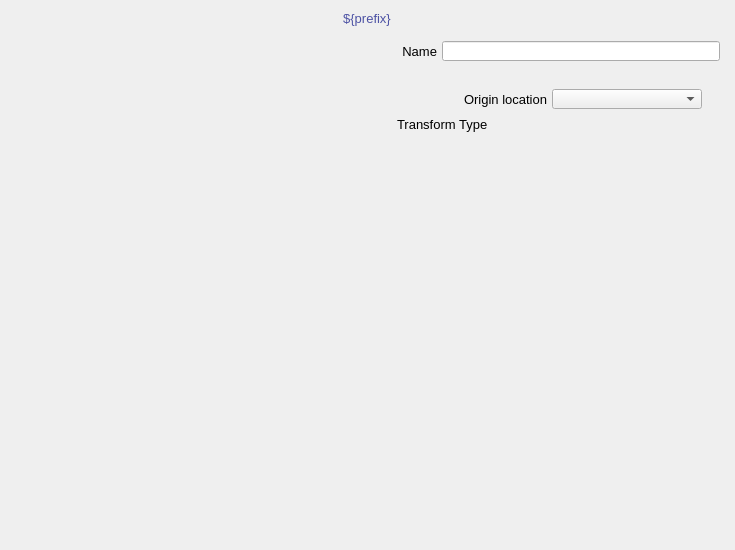
<?xml version="1.0" ?>
<ui version="4.0">
  <class>Dialog</class>
  <widget class="QWidget" name="screen">
    <property name="geometry">
      <rect>
        <x>218</x>
        <y>105</y>
        <width>735</width>
        <height>550</height>
      </rect>
    </property>
    <property name="styleSheet">
      <string notr="true">QWidget#screen {
  color: rgb(0, 0, 0);
  background-color: rgb(187, 187, 187);
  }</string>
    </property>
    <property name="windowTitle">
      <string>NDTransform</string>
    </property>
    <widget class="PyDMDrawingRectangle" name="rectangle">
      <property name="geometry">
        <rect>
          <x>12</x>
          <y>5</y>
          <width>710</width>
          <height>25</height>
        </rect>
      </property>
      <property name="brush" stdset="0">
        <brush brushstyle="SolidPattern">
          <color alpha="255">
            <red>218</red>
            <green>218</green>
            <blue>218</blue>
          </color>
        </brush>
      </property>
      <property name="penStyle" stdset="0">
        <enum>Qt::SolidLine</enum>
      </property>
      <property name="penColor" stdset="0">
        <color>
          <red>218</red>
          <green>218</green>
          <blue>218</blue>
        </color>
      </property>
      <property name="penWidth" stdset="0">
        <double>0</double>
      </property>
      <property name="penCapStyle" stdset="0">
        <enum>Qt::FlatCap</enum>
      </property>
      <property name="toolTip">
        <string>rectangle</string>
      </property>
    </widget>
    <widget class="QLabel" name="text">
      <property name="geometry">
        <rect>
          <x>17</x>
          <y>6</y>
          <width>700</width>
          <height>25</height>
        </rect>
      </property>
      <property name="text">
        <string>${prefix}</string>
      </property>
      <property name="font" stdset="0">
        <font>
          <pointsize>10</pointsize>
        </font>
      </property>
      <property name="brush" stdset="0">
        <brush brushstyle="SolidPattern">
          <color alpha="255">
            <red>77</red>
            <green>82</green>
            <blue>164</blue>
          </color>
        </brush>
      </property>
      <property name="toolTip">
        <string>text</string>
      </property>
      <property name="alignment">
        <set>Qt::AlignCenter</set>
      </property>
      <property name="styleSheet">
        <string notr="true">QLabel#text {
  color: rgb(77, 82, 164);
  }</string>
      </property>
    </widget>
    <widget class="PyDMDrawingRectangle" name="rectangle_1">
      <property name="geometry">
        <rect>
          <x>390</x>
          <y>35</y>
          <width>340</width>
          <height>205</height>
        </rect>
      </property>
      <property name="brush" stdset="0">
        <brush brushstyle="NoBrush">
          <color alpha="255">
            <red>45</red>
            <green>45</green>
            <blue>45</blue>
          </color>
        </brush>
      </property>
      <property name="penStyle" stdset="0">
        <enum>Qt::SolidLine</enum>
      </property>
      <property name="penColor" stdset="0">
        <color>
          <red>45</red>
          <green>45</green>
          <blue>45</blue>
        </color>
      </property>
      <property name="penWidth" stdset="0">
        <double>1</double>
      </property>
      <property name="penCapStyle" stdset="0">
        <enum>Qt::FlatCap</enum>
      </property>
      <property name="toolTip">
        <string>rectangle_1</string>
      </property>
    </widget>
    <widget class="PyDMFrame" name="composite">
      <property name="geometry">
        <rect>
          <x>397</x>
          <y>114</y>
          <width>325</width>
          <height>122</height>
        </rect>
      </property>
      <widget class="QLabel" name="text_1">
        <property name="geometry">
          <rect>
            <x>0</x>
            <y>0</y>
            <width>140</width>
            <height>20</height>
          </rect>
        </property>
        <property name="text">
          <string>Transform Type</string>
        </property>
        <property name="font" stdset="0">
          <font>
            <pointsize>10</pointsize>
          </font>
        </property>
        <property name="brush" stdset="0">
          <brush brushstyle="SolidPattern">
            <color alpha="255">
              <red>0</red>
              <green>0</green>
              <blue>0</blue>
            </color>
          </brush>
        </property>
        <property name="toolTip">
          <string>text_1</string>
        </property>
        <property name="alignment">
          <set>Qt::AlignLeading|Qt::AlignLeft|Qt::AlignVCenter</set>
        </property>
        <property name="styleSheet">
          <string notr="true">QLabel#text_1 {
  color: rgb(0, 0, 0);
  }</string>
        </property>
      </widget>
      <widget class="PyDMFrame" name="composite_1">
        <property name="geometry">
          <rect>
            <x>120</x>
            <y>28</y>
            <width>65</width>
            <height>93</height>
          </rect>
        </property>
        <widget class="PyDMLabel" name="text_update">
          <property name="geometry">
            <rect>
              <x>397</x>
              <y>114</y>
              <width>65</width>
              <height>18</height>
            </rect>
          </property>
          <property name="toolTip">
            <string>PV: ${prefix}T1MaxSize0</string>
          </property>
          <property name="channel" stdset="0">
            <string>ca://${prefix}T1MaxSize0</string>
          </property>
          <property name="font" stdset="0">
            <font>
              <pointsize>10</pointsize>
            </font>
          </property>
          <property name="alignment">
            <set>Qt::AlignCenter</set>
          </property>
          <property name="textInteractionFlags">
            <set>Qt::TextSelectableByKeyboard|Qt::TextSelectableByMouse</set>
          </property>
          <property name="styleSheet">
            <string notr="true">PyDMLabel#text_update {
  color: rgb(10, 0, 184);
  background-color: rgb(187, 187, 187);
  }</string>
          </property>
        </widget>
        <widget class="PyDMLabel" name="text_update_1">
          <property name="geometry">
            <rect>
              <x>397</x>
              <y>139</y>
              <width>65</width>
              <height>18</height>
            </rect>
          </property>
          <property name="toolTip">
            <string>PV: ${prefix}T2MaxSize0</string>
          </property>
          <property name="channel" stdset="0">
            <string>ca://${prefix}T2MaxSize0</string>
          </property>
          <property name="font" stdset="0">
            <font>
              <pointsize>10</pointsize>
            </font>
          </property>
          <property name="alignment">
            <set>Qt::AlignCenter</set>
          </property>
          <property name="textInteractionFlags">
            <set>Qt::TextSelectableByKeyboard|Qt::TextSelectableByMouse</set>
          </property>
          <property name="styleSheet">
            <string notr="true">PyDMLabel#text_update_1 {
  color: rgb(10, 0, 184);
  background-color: rgb(187, 187, 187);
  }</string>
          </property>
        </widget>
        <widget class="PyDMLabel" name="text_update_2">
          <property name="geometry">
            <rect>
              <x>397</x>
              <y>164</y>
              <width>65</width>
              <height>18</height>
            </rect>
          </property>
          <property name="toolTip">
            <string>PV: ${prefix}T3MaxSize0</string>
          </property>
          <property name="channel" stdset="0">
            <string>ca://${prefix}T3MaxSize0</string>
          </property>
          <property name="font" stdset="0">
            <font>
              <pointsize>10</pointsize>
            </font>
          </property>
          <property name="alignment">
            <set>Qt::AlignCenter</set>
          </property>
          <property name="textInteractionFlags">
            <set>Qt::TextSelectableByKeyboard|Qt::TextSelectableByMouse</set>
          </property>
          <property name="styleSheet">
            <string notr="true">PyDMLabel#text_update_2 {
  color: rgb(10, 0, 184);
  background-color: rgb(187, 187, 187);
  }</string>
          </property>
        </widget>
        <widget class="PyDMLabel" name="text_update_3">
          <property name="geometry">
            <rect>
              <x>397</x>
              <y>189</y>
              <width>65</width>
              <height>18</height>
            </rect>
          </property>
          <property name="toolTip">
            <string>PV: ${prefix}T4MaxSize0</string>
          </property>
          <property name="channel" stdset="0">
            <string>ca://${prefix}T4MaxSize0</string>
          </property>
          <property name="font" stdset="0">
            <font>
              <pointsize>10</pointsize>
            </font>
          </property>
          <property name="alignment">
            <set>Qt::AlignCenter</set>
          </property>
          <property name="textInteractionFlags">
            <set>Qt::TextSelectableByKeyboard|Qt::TextSelectableByMouse</set>
          </property>
          <property name="styleSheet">
            <string notr="true">PyDMLabel#text_update_3 {
  color: rgb(10, 0, 184);
  background-color: rgb(187, 187, 187);
  }</string>
          </property>
        </widget>
      </widget>
      <widget class="PyDMFrame" name="composite_2">
        <property name="geometry">
          <rect>
            <x>190</x>
            <y>28</y>
            <width>65</width>
            <height>93</height>
          </rect>
        </property>
        <widget class="PyDMLabel" name="text_update_4">
          <property name="geometry">
            <rect>
              <x>397</x>
              <y>114</y>
              <width>65</width>
              <height>18</height>
            </rect>
          </property>
          <property name="toolTip">
            <string>PV: ${prefix}T1MaxSize1</string>
          </property>
          <property name="channel" stdset="0">
            <string>ca://${prefix}T1MaxSize1</string>
          </property>
          <property name="font" stdset="0">
            <font>
              <pointsize>10</pointsize>
            </font>
          </property>
          <property name="alignment">
            <set>Qt::AlignCenter</set>
          </property>
          <property name="textInteractionFlags">
            <set>Qt::TextSelectableByKeyboard|Qt::TextSelectableByMouse</set>
          </property>
          <property name="styleSheet">
            <string notr="true">PyDMLabel#text_update_4 {
  color: rgb(10, 0, 184);
  background-color: rgb(187, 187, 187);
  }</string>
          </property>
        </widget>
        <widget class="PyDMLabel" name="text_update_5">
          <property name="geometry">
            <rect>
              <x>397</x>
              <y>139</y>
              <width>65</width>
              <height>18</height>
            </rect>
          </property>
          <property name="toolTip">
            <string>PV: ${prefix}T2MaxSize1</string>
          </property>
          <property name="channel" stdset="0">
            <string>ca://${prefix}T2MaxSize1</string>
          </property>
          <property name="font" stdset="0">
            <font>
              <pointsize>10</pointsize>
            </font>
          </property>
          <property name="alignment">
            <set>Qt::AlignCenter</set>
          </property>
          <property name="textInteractionFlags">
            <set>Qt::TextSelectableByKeyboard|Qt::TextSelectableByMouse</set>
          </property>
          <property name="styleSheet">
            <string notr="true">PyDMLabel#text_update_5 {
  color: rgb(10, 0, 184);
  background-color: rgb(187, 187, 187);
  }</string>
          </property>
        </widget>
        <widget class="PyDMLabel" name="text_update_6">
          <property name="geometry">
            <rect>
              <x>397</x>
              <y>164</y>
              <width>65</width>
              <height>18</height>
            </rect>
          </property>
          <property name="toolTip">
            <string>PV: ${prefix}T3MaxSize1</string>
          </property>
          <property name="channel" stdset="0">
            <string>ca://${prefix}T3MaxSize1</string>
          </property>
          <property name="font" stdset="0">
            <font>
              <pointsize>10</pointsize>
            </font>
          </property>
          <property name="alignment">
            <set>Qt::AlignCenter</set>
          </property>
          <property name="textInteractionFlags">
            <set>Qt::TextSelectableByKeyboard|Qt::TextSelectableByMouse</set>
          </property>
          <property name="styleSheet">
            <string notr="true">PyDMLabel#text_update_6 {
  color: rgb(10, 0, 184);
  background-color: rgb(187, 187, 187);
  }</string>
          </property>
        </widget>
        <widget class="PyDMLabel" name="text_update_7">
          <property name="geometry">
            <rect>
              <x>397</x>
              <y>189</y>
              <width>65</width>
              <height>18</height>
            </rect>
          </property>
          <property name="toolTip">
            <string>PV: ${prefix}T4MaxSize1</string>
          </property>
          <property name="channel" stdset="0">
            <string>ca://${prefix}T4MaxSize1</string>
          </property>
          <property name="font" stdset="0">
            <font>
              <pointsize>10</pointsize>
            </font>
          </property>
          <property name="alignment">
            <set>Qt::AlignCenter</set>
          </property>
          <property name="textInteractionFlags">
            <set>Qt::TextSelectableByKeyboard|Qt::TextSelectableByMouse</set>
          </property>
          <property name="styleSheet">
            <string notr="true">PyDMLabel#text_update_7 {
  color: rgb(10, 0, 184);
  background-color: rgb(187, 187, 187);
  }</string>
          </property>
        </widget>
      </widget>
      <widget class="PyDMFrame" name="composite_3">
        <property name="geometry">
          <rect>
            <x>260</x>
            <y>28</y>
            <width>65</width>
            <height>93</height>
          </rect>
        </property>
        <widget class="PyDMLabel" name="text_update_8">
          <property name="geometry">
            <rect>
              <x>397</x>
              <y>114</y>
              <width>65</width>
              <height>18</height>
            </rect>
          </property>
          <property name="toolTip">
            <string>PV: ${prefix}T1MaxSize2</string>
          </property>
          <property name="channel" stdset="0">
            <string>ca://${prefix}T1MaxSize2</string>
          </property>
          <property name="font" stdset="0">
            <font>
              <pointsize>10</pointsize>
            </font>
          </property>
          <property name="alignment">
            <set>Qt::AlignCenter</set>
          </property>
          <property name="textInteractionFlags">
            <set>Qt::TextSelectableByKeyboard|Qt::TextSelectableByMouse</set>
          </property>
          <property name="styleSheet">
            <string notr="true">PyDMLabel#text_update_8 {
  color: rgb(10, 0, 184);
  background-color: rgb(187, 187, 187);
  }</string>
          </property>
        </widget>
        <widget class="PyDMLabel" name="text_update_9">
          <property name="geometry">
            <rect>
              <x>397</x>
              <y>139</y>
              <width>65</width>
              <height>18</height>
            </rect>
          </property>
          <property name="toolTip">
            <string>PV: ${prefix}T2MaxSize2</string>
          </property>
          <property name="channel" stdset="0">
            <string>ca://${prefix}T2MaxSize2</string>
          </property>
          <property name="font" stdset="0">
            <font>
              <pointsize>10</pointsize>
            </font>
          </property>
          <property name="alignment">
            <set>Qt::AlignCenter</set>
          </property>
          <property name="textInteractionFlags">
            <set>Qt::TextSelectableByKeyboard|Qt::TextSelectableByMouse</set>
          </property>
          <property name="styleSheet">
            <string notr="true">PyDMLabel#text_update_9 {
  color: rgb(10, 0, 184);
  background-color: rgb(187, 187, 187);
  }</string>
          </property>
        </widget>
        <widget class="PyDMLabel" name="text_update_10">
          <property name="geometry">
            <rect>
              <x>397</x>
              <y>164</y>
              <width>65</width>
              <height>18</height>
            </rect>
          </property>
          <property name="toolTip">
            <string>PV: ${prefix}T3MaxSize2</string>
          </property>
          <property name="channel" stdset="0">
            <string>ca://${prefix}T3MaxSize2</string>
          </property>
          <property name="font" stdset="0">
            <font>
              <pointsize>10</pointsize>
            </font>
          </property>
          <property name="alignment">
            <set>Qt::AlignCenter</set>
          </property>
          <property name="textInteractionFlags">
            <set>Qt::TextSelectableByKeyboard|Qt::TextSelectableByMouse</set>
          </property>
          <property name="styleSheet">
            <string notr="true">PyDMLabel#text_update_10 {
  color: rgb(10, 0, 184);
  background-color: rgb(187, 187, 187);
  }</string>
          </property>
        </widget>
        <widget class="PyDMLabel" name="text_update_11">
          <property name="geometry">
            <rect>
              <x>397</x>
              <y>189</y>
              <width>65</width>
              <height>18</height>
            </rect>
          </property>
          <property name="toolTip">
            <string>PV: ${prefix}T4MaxSize2</string>
          </property>
          <property name="channel" stdset="0">
            <string>ca://${prefix}T4MaxSize2</string>
          </property>
          <property name="font" stdset="0">
            <font>
              <pointsize>10</pointsize>
            </font>
          </property>
          <property name="alignment">
            <set>Qt::AlignCenter</set>
          </property>
          <property name="textInteractionFlags">
            <set>Qt::TextSelectableByKeyboard|Qt::TextSelectableByMouse</set>
          </property>
          <property name="styleSheet">
            <string notr="true">PyDMLabel#text_update_11 {
  color: rgb(10, 0, 184);
  background-color: rgb(187, 187, 187);
  }</string>
          </property>
        </widget>
      </widget>
      <widget class="PyDMFrame" name="composite_4">
        <property name="geometry">
          <rect>
            <x>15</x>
            <y>27</y>
            <width>100</width>
            <height>95</height>
          </rect>
        </property>
        <widget class="PyDMEnumComboBox" name="menu">
          <property name="geometry">
            <rect>
              <x>397</x>
              <y>114</y>
              <width>100</width>
              <height>20</height>
            </rect>
          </property>
          <property name="toolTip">
            <string>${prefix}Type1</string>
          </property>
          <property name="channel" stdset="0">
            <string>ca://${prefix}Type1</string>
          </property>
          <property name="font" stdset="0">
            <font>
              <pointsize>10</pointsize>
            </font>
          </property>
          <property name="styleSheet">
            <string notr="true">PyDMEnumComboBox#menu {
  color: rgb(0, 0, 0);
  background-color: rgb(115, 223, 255);
  }</string>
          </property>
        </widget>
        <widget class="PyDMEnumComboBox" name="menu_1">
          <property name="geometry">
            <rect>
              <x>397</x>
              <y>139</y>
              <width>100</width>
              <height>20</height>
            </rect>
          </property>
          <property name="toolTip">
            <string>${prefix}Type2</string>
          </property>
          <property name="channel" stdset="0">
            <string>ca://${prefix}Type2</string>
          </property>
          <property name="font" stdset="0">
            <font>
              <pointsize>10</pointsize>
            </font>
          </property>
          <property name="styleSheet">
            <string notr="true">PyDMEnumComboBox#menu_1 {
  color: rgb(0, 0, 0);
  background-color: rgb(115, 223, 255);
  }</string>
          </property>
        </widget>
        <widget class="PyDMEnumComboBox" name="menu_2">
          <property name="geometry">
            <rect>
              <x>397</x>
              <y>164</y>
              <width>100</width>
              <height>20</height>
            </rect>
          </property>
          <property name="toolTip">
            <string>${prefix}Type3</string>
          </property>
          <property name="channel" stdset="0">
            <string>ca://${prefix}Type3</string>
          </property>
          <property name="font" stdset="0">
            <font>
              <pointsize>10</pointsize>
            </font>
          </property>
          <property name="styleSheet">
            <string notr="true">PyDMEnumComboBox#menu_2 {
  color: rgb(0, 0, 0);
  background-color: rgb(115, 223, 255);
  }</string>
          </property>
        </widget>
        <widget class="PyDMEnumComboBox" name="menu_3">
          <property name="geometry">
            <rect>
              <x>397</x>
              <y>189</y>
              <width>100</width>
              <height>20</height>
            </rect>
          </property>
          <property name="toolTip">
            <string>${prefix}Type4</string>
          </property>
          <property name="channel" stdset="0">
            <string>ca://${prefix}Type4</string>
          </property>
          <property name="font" stdset="0">
            <font>
              <pointsize>10</pointsize>
            </font>
          </property>
          <property name="styleSheet">
            <string notr="true">PyDMEnumComboBox#menu_3 {
  color: rgb(0, 0, 0);
  background-color: rgb(115, 223, 255);
  }</string>
          </property>
        </widget>
      </widget>
      <widget class="PyDMFrame" name="composite_5">
        <property name="geometry">
          <rect>
            <x>0</x>
            <y>27</y>
            <width>10</width>
            <height>95</height>
          </rect>
        </property>
        <widget class="QLabel" name="text_2">
          <property name="geometry">
            <rect>
              <x>397</x>
              <y>114</y>
              <width>10</width>
              <height>20</height>
            </rect>
          </property>
          <property name="text">
            <string>1</string>
          </property>
          <property name="font" stdset="0">
            <font>
              <pointsize>10</pointsize>
            </font>
          </property>
          <property name="brush" stdset="0">
            <brush brushstyle="SolidPattern">
              <color alpha="255">
                <red>0</red>
                <green>0</green>
                <blue>0</blue>
              </color>
            </brush>
          </property>
          <property name="toolTip">
            <string>text_2</string>
          </property>
          <property name="alignment">
            <set>Qt::AlignLeading|Qt::AlignLeft|Qt::AlignVCenter</set>
          </property>
          <property name="styleSheet">
            <string notr="true">QLabel#text_2 {
  color: rgb(0, 0, 0);
  }</string>
          </property>
        </widget>
        <widget class="QLabel" name="text_3">
          <property name="geometry">
            <rect>
              <x>397</x>
              <y>139</y>
              <width>10</width>
              <height>20</height>
            </rect>
          </property>
          <property name="text">
            <string>2</string>
          </property>
          <property name="font" stdset="0">
            <font>
              <pointsize>10</pointsize>
            </font>
          </property>
          <property name="brush" stdset="0">
            <brush brushstyle="SolidPattern">
              <color alpha="255">
                <red>0</red>
                <green>0</green>
                <blue>0</blue>
              </color>
            </brush>
          </property>
          <property name="toolTip">
            <string>text_3</string>
          </property>
          <property name="alignment">
            <set>Qt::AlignLeading|Qt::AlignLeft|Qt::AlignVCenter</set>
          </property>
          <property name="styleSheet">
            <string notr="true">QLabel#text_3 {
  color: rgb(0, 0, 0);
  }</string>
          </property>
        </widget>
        <widget class="QLabel" name="text_4">
          <property name="geometry">
            <rect>
              <x>397</x>
              <y>164</y>
              <width>10</width>
              <height>20</height>
            </rect>
          </property>
          <property name="text">
            <string>3</string>
          </property>
          <property name="font" stdset="0">
            <font>
              <pointsize>10</pointsize>
            </font>
          </property>
          <property name="brush" stdset="0">
            <brush brushstyle="SolidPattern">
              <color alpha="255">
                <red>0</red>
                <green>0</green>
                <blue>0</blue>
              </color>
            </brush>
          </property>
          <property name="toolTip">
            <string>text_4</string>
          </property>
          <property name="alignment">
            <set>Qt::AlignLeading|Qt::AlignLeft|Qt::AlignVCenter</set>
          </property>
          <property name="styleSheet">
            <string notr="true">QLabel#text_4 {
  color: rgb(0, 0, 0);
  }</string>
          </property>
        </widget>
        <widget class="QLabel" name="text_5">
          <property name="geometry">
            <rect>
              <x>397</x>
              <y>189</y>
              <width>10</width>
              <height>20</height>
            </rect>
          </property>
          <property name="text">
            <string>4</string>
          </property>
          <property name="font" stdset="0">
            <font>
              <pointsize>10</pointsize>
            </font>
          </property>
          <property name="brush" stdset="0">
            <brush brushstyle="SolidPattern">
              <color alpha="255">
                <red>0</red>
                <green>0</green>
                <blue>0</blue>
              </color>
            </brush>
          </property>
          <property name="toolTip">
            <string>text_5</string>
          </property>
          <property name="alignment">
            <set>Qt::AlignLeading|Qt::AlignLeft|Qt::AlignVCenter</set>
          </property>
          <property name="styleSheet">
            <string notr="true">QLabel#text_5 {
  color: rgb(0, 0, 0);
  }</string>
          </property>
        </widget>
      </widget>
    </widget>
    <widget class="PyDMFrame" name="composite_6">
      <property name="geometry">
        <rect>
          <x>397</x>
          <y>41</y>
          <width>323</width>
          <height>20</height>
        </rect>
      </property>
      <widget class="QLabel" name="text_6">
        <property name="geometry">
          <rect>
            <x>0</x>
            <y>0</y>
            <width>40</width>
            <height>20</height>
          </rect>
        </property>
        <property name="text">
          <string>Name</string>
        </property>
        <property name="font" stdset="0">
          <font>
            <pointsize>10</pointsize>
          </font>
        </property>
        <property name="brush" stdset="0">
          <brush brushstyle="SolidPattern">
            <color alpha="255">
              <red>0</red>
              <green>0</green>
              <blue>0</blue>
            </color>
          </brush>
        </property>
        <property name="toolTip">
          <string>text_6</string>
        </property>
        <property name="alignment">
          <set>Qt::AlignRight|Qt::AlignTrailing|Qt::AlignVCenter</set>
        </property>
        <property name="styleSheet">
          <string notr="true">QLabel#text_6 {
  color: rgb(0, 0, 0);
  }</string>
        </property>
      </widget>
      <widget class="PyDMLineEdit" name="text_entry">
        <property name="geometry">
          <rect>
            <x>45</x>
            <y>0</y>
            <width>278</width>
            <height>20</height>
          </rect>
        </property>
        <property name="channel" stdset="0">
          <string>ca://${prefix}Name</string>
        </property>
        <property name="toolTip">
          <string>${prefix}Name</string>
        </property>
        <property name="font" stdset="0">
          <font>
            <pointsize>10</pointsize>
          </font>
        </property>
        <property name="styleSheet">
          <string notr="true">PyDMLineEdit#text_entry {
  color: rgb(0, 0, 0);
  background-color: rgb(115, 223, 255);
  border: 1px solid black;
  margin: 0px;
  padding: 0px;
  spacing: 0px;
  }</string>
        </property>
      </widget>
    </widget>
    <widget class="PyDMEnumComboBox" name="menu_4">
      <property name="geometry">
        <rect>
          <x>552</x>
          <y>89</y>
          <width>150</width>
          <height>20</height>
        </rect>
      </property>
      <property name="toolTip">
        <string>${prefix}OriginLocation</string>
      </property>
      <property name="channel" stdset="0">
        <string>ca://${prefix}OriginLocation</string>
      </property>
      <property name="font" stdset="0">
        <font>
          <pointsize>10</pointsize>
        </font>
      </property>
      <property name="styleSheet">
        <string notr="true">PyDMEnumComboBox#menu_4 {
  color: rgb(0, 0, 0);
  background-color: rgb(115, 223, 255);
  }</string>
      </property>
    </widget>
    <widget class="PyDMLabel" name="text_update_12">
      <property name="geometry">
        <rect>
          <x>552</x>
          <y>66</y>
          <width>150</width>
          <height>18</height>
        </rect>
      </property>
      <property name="toolTip">
        <string>PV: ${prefix}OriginLocation_RBV</string>
      </property>
      <property name="channel" stdset="0">
        <string>ca://${prefix}OriginLocation_RBV</string>
      </property>
      <property name="font" stdset="0">
        <font>
          <pointsize>10</pointsize>
        </font>
      </property>
      <property name="alignment">
        <set>Qt::AlignCenter</set>
      </property>
      <property name="textInteractionFlags">
        <set>Qt::TextSelectableByKeyboard|Qt::TextSelectableByMouse</set>
      </property>
      <property name="styleSheet">
        <string notr="true">PyDMLabel#text_update_12 {
  color: rgb(10, 0, 184);
  background-color: rgb(187, 187, 187);
  }</string>
      </property>
    </widget>
    <widget class="QLabel" name="text_7">
      <property name="geometry">
        <rect>
          <x>397</x>
          <y>89</y>
          <width>150</width>
          <height>20</height>
        </rect>
      </property>
      <property name="text">
        <string>Origin location</string>
      </property>
      <property name="font" stdset="0">
        <font>
          <pointsize>10</pointsize>
        </font>
      </property>
      <property name="brush" stdset="0">
        <brush brushstyle="SolidPattern">
          <color alpha="255">
            <red>0</red>
            <green>0</green>
            <blue>0</blue>
          </color>
        </brush>
      </property>
      <property name="toolTip">
        <string>text_7</string>
      </property>
      <property name="alignment">
        <set>Qt::AlignRight|Qt::AlignTrailing|Qt::AlignVCenter</set>
      </property>
      <property name="styleSheet">
        <string notr="true">QLabel#text_7 {
  color: rgb(0, 0, 0);
  }</string>
      </property>
    </widget>
    <widget class="PyDMEmbeddedDisplay" name="composite_7">
      <property name="geometry">
        <rect>
          <x>5</x>
          <y>35</y>
          <width>380</width>
          <height>505</height>
        </rect>
      </property>
      <property name="toolTip">
        <string>composite_7</string>
      </property>
      <property name="filename" stdset="0">
        <string>PluginBase.ui</string>
      </property>
    </widget>
  </widget>
  <customwidgets>
    <customwidget>
      <class>PyDMDrawingRectangle</class>
      <extends>QWidget</extends>
      <header>pydm.widgets.drawing</header>
    </customwidget>
    <customwidget>
      <class>PyDMLabel</class>
      <extends>QLabel</extends>
      <header>pydm.widgets.label</header>
    </customwidget>
    <customwidget>
      <class>PyDMFrame</class>
      <extends>QFrame</extends>
      <header>pydm.widgets.frame</header>
    </customwidget>
    <customwidget>
      <class>PyDMEnumComboBox</class>
      <extends>QComboBox</extends>
      <header>pydm.widgets.enum_combo_box</header>
    </customwidget>
    <customwidget>
      <class>PyDMLineEdit</class>
      <extends>QLineEdit</extends>
      <header>pydm.widgets.line_edit</header>
    </customwidget>
    <customwidget>
      <class>PyDMEmbeddedDisplay</class>
      <extends>QFrame</extends>
      <header>pydm.widgets.embedded_display</header>
    </customwidget>
  </customwidgets>
</ui>
